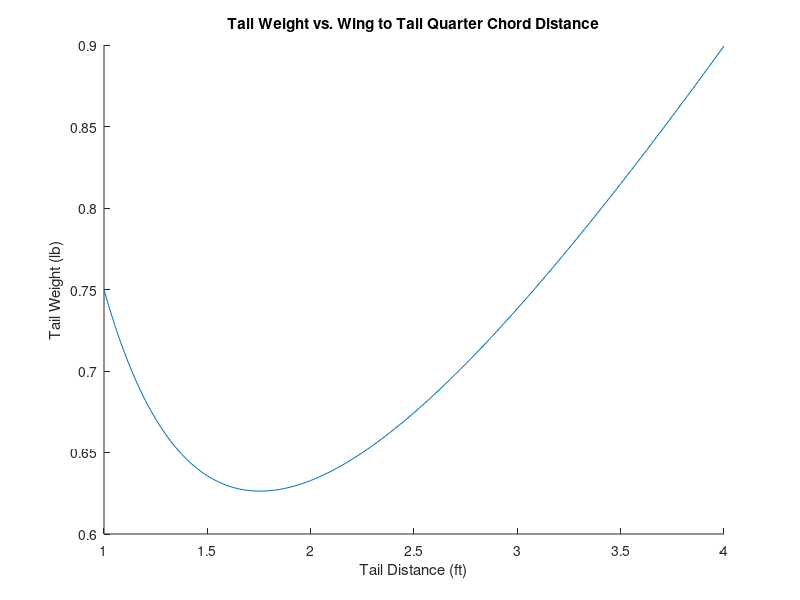

This chart was generated by the following MATLAB code:
function tailoptimizer
min_H = 1000; % min S_HT
min_V = 1000; % min S_VT
min_W = 1000; % min W
x0 = [3.5, min_H, min_V, min_W];
[x1]=fsolve(@tailfun, x0);
x = x1(1);
min_H = x1(2);
min_V = x1(3);
min_W = x1(4);
l_t=x;
disp(l_t);
hold on
n = 1;
x = 1:0.025:4;
for i = x
    %disp(i)
    %disp(min_H)
    disp(min_W)
    %disp(min_V)
    input = [i, min_H, min_V, min_W];
    [y(n), min_H, min_V, min_W] = tailfun(input);
    n = n+1;
end
plot(x,y);
title('Tail Weight vs. Wing to Tail Quarter Chord Distance');
xlabel('Tail Distance (ft)');
ylabel('Tail Weight (lb)');
disp(['S_HT min: ', num2str(min_H)])
disp(['S_VT min: ', num2str(min_V)])
disp(['W min: ', num2str(min_W)])
end

function [W, min_H, min_V, min_W] = tailfun(input)
x = input(1);
min_H = input(2);
min_V = input(3);
min_W = input(4);
b = 5; % wingspan
S_ref = 5.25; % surface area of wing
mac = 1.05; % mean aerodynamic chord
OD = 0.5/12; % OD of the boom
rho_CF = 124.855; % density of carbon fiber
W_boom = (OD^2)*(x-0.75*mac+2/12)*rho_CF; % weight of boom
C_HT = 0.8;
C_VT = 0.07;
S_HT=C_HT*mac*S_ref/x; % surface area of horizontal tail
S_VT=C_VT*b*S_ref/x; % surface area of vertical tail
S_T=S_HT+S_VT;
T_HT = 0.3/12; % thickness of horizontal tail
T_VT = 0.3/12; % thickness of vertical tail
rho_balsa = 8.55013; %lb per cubic inch
W_tail= 0.5*rho_balsa*((S_HT*T_HT)+(S_VT*T_VT)) % change
W=W_tail+W_boom;
if W < min_W
    min_H = S_HT;
    min_V = S_VT;
    min_W = W;
end
end